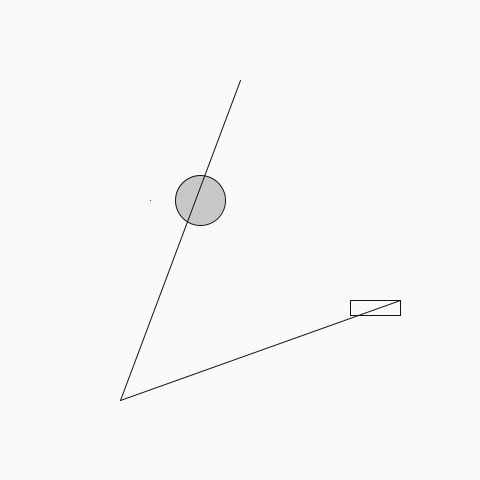
Frame 1 (no input)
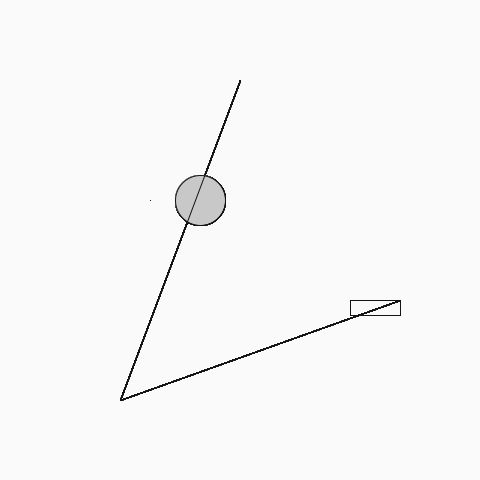
Frame 60 (the mouse pressed at the canvas centre just before this capture)
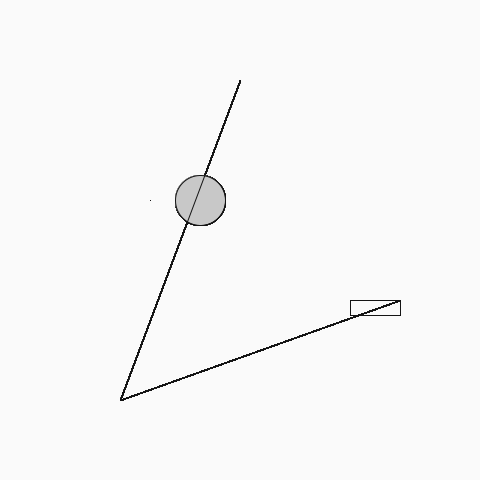
Frame 120 (the mouse held since frame 60 and released just before this capture)

The Processing sketch that drew these frames (run headless with seeded random() and noise(); from frame 60 on, the mouse is pressed at the canvas centre):

// Processing sketch: processing_111686
// ── processing_111686.pde

//the first work on 2013/09/25
//by chen-hsin chang

void setup() {
  size(480,480);
  background(250);
}

void draw(){
fill(200);
stroke(20);
ellipse(200,200,50,50);
line(240,80,120,400);
noFill();
rect(350,300,50,15);
line(120,400,400,300);
point(150,200);

}
